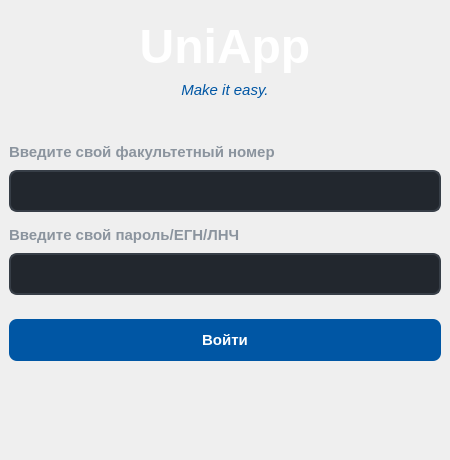
<?xml version="1.0" encoding="UTF-8"?>
<ui version="4.0">
 <class>LoginWindow</class>
 <widget class="QMainWindow" name="LoginWindow">
  <property name="geometry">
   <rect>
    <x>0</x>
    <y>0</y>
    <width>450</width>
    <height>450</height>
   </rect>
  </property>
  <property name="sizePolicy">
   <sizepolicy hsizetype="Fixed" vsizetype="Fixed">
    <horstretch>0</horstretch>
    <verstretch>0</verstretch>
   </sizepolicy>
  </property>
  <property name="windowTitle">
   <string>UniApp</string>
  </property>
  <property name="styleSheet">
   <string notr="true">QWidget#centralWidget {
    background-color: #1C2128;
}

QLabel#label {
    color: #FFFFFF;
    font-family: &quot;Segoe UI&quot;, sans-serif;
    font-size: 36px;
    font-weight: 800;
}

QLabel#label_4 {
    color: #0056A4;
    font-family: &quot;Segoe UI&quot;, sans-serif;
    font-size: 16px;
    font-style: italic;
}

QLabel#label_3, QLabel#label_2 {
    color: #8B949E;
    font-family: &quot;Segoe UI&quot;, sans-serif;
    font-size: 13px;
    font-weight: 600;
}

QLineEdit {
    background-color: #22272E;
    color: #FFFFFF;
    font-family: &quot;Segoe UI&quot;, sans-serif;
    font-size: 14px;
    padding: 10px 14px;
    border: 2px solid #373E47;
    border-radius: 8px;
}

QLineEdit:focus {
    border: 2px solid #0056A4;
    background-color: #282E36;
}

QPushButton {
    background-color: #0056A4;
    color: #FFFFFF;
    font-family: &quot;Segoe UI&quot;, sans-serif;
    font-size: 15px;
    font-weight: bold;
    border: none;
    border-radius: 8px;
    padding: 12px;
}

QPushButton:hover {
    background-color: #0068C6;
}

QPushButton:pressed {
    background-color: #004482;
}</string>
  </property>
  <widget class="QWidget" name="centralwidget">
   <layout class="QVBoxLayout" name="verticalLayout_2">
    <item>
     <layout class="QVBoxLayout" name="verticalLayout">
      <property name="spacing">
       <number>4</number>
      </property>
      <property name="sizeConstraint">
       <enum>QLayout::SizeConstraint::SetFixedSize</enum>
      </property>
      <item>
       <spacer name="verticalSpacer">
        <property name="orientation">
         <enum>Qt::Orientation::Vertical</enum>
        </property>
        <property name="sizeType">
         <enum>QSizePolicy::Policy::Fixed</enum>
        </property>
        <property name="sizeHint" stdset="0">
         <size>
          <width>20</width>
          <height>10</height>
         </size>
        </property>
       </spacer>
      </item>
      <item>
       <widget class="QLabel" name="label">
        <property name="text">
         <string>&lt;html&gt;&lt;head/&gt;&lt;body&gt;&lt;p align=&quot;center&quot;&gt;&lt;span style=&quot; font-size:36pt; font-weight:700;&quot;&gt;UniApp&lt;/span&gt;&lt;/p&gt;&lt;/body&gt;&lt;/html&gt;</string>
        </property>
        <property name="alignment">
         <set>Qt::AlignmentFlag::AlignHCenter|Qt::AlignmentFlag::AlignTop</set>
        </property>
       </widget>
      </item>
      <item>
       <spacer name="verticalSpacer_4">
        <property name="orientation">
         <enum>Qt::Orientation::Vertical</enum>
        </property>
        <property name="sizeType">
         <enum>QSizePolicy::Policy::Fixed</enum>
        </property>
        <property name="sizeHint" stdset="0">
         <size>
          <width>20</width>
          <height>3</height>
         </size>
        </property>
       </spacer>
      </item>
      <item>
       <widget class="QLabel" name="label_4">
        <property name="text">
         <string>&lt;html&gt;&lt;head/&gt;&lt;body&gt;&lt;p align=&quot;center&quot;&gt;&lt;span style=&quot; font-size:11pt; font-style:italic;&quot;&gt;Make it easy.&lt;/span&gt;&lt;/p&gt;&lt;/body&gt;&lt;/html&gt;</string>
        </property>
       </widget>
      </item>
      <item>
       <spacer name="verticalSpacer_8">
        <property name="orientation">
         <enum>Qt::Orientation::Vertical</enum>
        </property>
        <property name="sizeType">
         <enum>QSizePolicy::Policy::Fixed</enum>
        </property>
        <property name="sizeHint" stdset="0">
         <size>
          <width>20</width>
          <height>40</height>
         </size>
        </property>
       </spacer>
      </item>
      <item>
       <widget class="QLabel" name="label_2">
        <property name="text">
         <string>&lt;html&gt;&lt;head/&gt;&lt;body&gt;&lt;p&gt;&lt;span style=&quot; font-size:11pt;&quot;&gt;Введите свой факультетный номер&lt;/span&gt;&lt;/p&gt;&lt;/body&gt;&lt;/html&gt;</string>
        </property>
       </widget>
      </item>
      <item>
       <spacer name="verticalSpacer_7">
        <property name="orientation">
         <enum>Qt::Orientation::Vertical</enum>
        </property>
        <property name="sizeType">
         <enum>QSizePolicy::Policy::Fixed</enum>
        </property>
        <property name="sizeHint" stdset="0">
         <size>
          <width>20</width>
          <height>5</height>
         </size>
        </property>
       </spacer>
      </item>
      <item>
       <widget class="QLineEdit" name="lineEdit"/>
      </item>
      <item>
       <spacer name="verticalSpacer_5">
        <property name="orientation">
         <enum>Qt::Orientation::Vertical</enum>
        </property>
        <property name="sizeType">
         <enum>QSizePolicy::Policy::Fixed</enum>
        </property>
        <property name="sizeHint" stdset="0">
         <size>
          <width>20</width>
          <height>10</height>
         </size>
        </property>
       </spacer>
      </item>
      <item>
       <widget class="QLabel" name="label_3">
        <property name="text">
         <string>&lt;html&gt;&lt;head/&gt;&lt;body&gt;&lt;p&gt;&lt;span style=&quot; font-size:11pt;&quot;&gt;Введите свой пароль/ЕГН/ЛНЧ&lt;/span&gt;&lt;/p&gt;&lt;/body&gt;&lt;/html&gt;</string>
        </property>
       </widget>
      </item>
      <item>
       <spacer name="verticalSpacer_6">
        <property name="orientation">
         <enum>Qt::Orientation::Vertical</enum>
        </property>
        <property name="sizeType">
         <enum>QSizePolicy::Policy::Fixed</enum>
        </property>
        <property name="sizeHint" stdset="0">
         <size>
          <width>20</width>
          <height>5</height>
         </size>
        </property>
       </spacer>
      </item>
      <item>
       <widget class="QLineEdit" name="lineEdit_2"/>
      </item>
      <item>
       <spacer name="verticalSpacer_2">
        <property name="orientation">
         <enum>Qt::Orientation::Vertical</enum>
        </property>
        <property name="sizeType">
         <enum>QSizePolicy::Policy::Fixed</enum>
        </property>
        <property name="sizeHint" stdset="0">
         <size>
          <width>20</width>
          <height>20</height>
         </size>
        </property>
       </spacer>
      </item>
      <item>
       <widget class="QPushButton" name="pushButton">
        <property name="sizePolicy">
         <sizepolicy hsizetype="Minimum" vsizetype="Fixed">
          <horstretch>0</horstretch>
          <verstretch>0</verstretch>
         </sizepolicy>
        </property>
        <property name="text">
         <string>Войти</string>
        </property>
       </widget>
      </item>
      <item>
       <spacer name="verticalSpacer_3">
        <property name="orientation">
         <enum>Qt::Orientation::Vertical</enum>
        </property>
        <property name="sizeType">
         <enum>QSizePolicy::Policy::Fixed</enum>
        </property>
        <property name="sizeHint" stdset="0">
         <size>
          <width>20</width>
          <height>90</height>
         </size>
        </property>
       </spacer>
      </item>
     </layout>
    </item>
   </layout>
  </widget>
 </widget>
 <resources/>
 <connections>
  <connection>
   <sender>pushButton</sender>
   <signal>clicked()</signal>
   <receiver>LoginWindow</receiver>
   <slot>onLoginButtonClicked()</slot>
   <hints>
    <hint type="sourcelabel">
     <x>209</x>
     <y>298</y>
    </hint>
    <hint type="destinationlabel">
     <x>201</x>
     <y>345</y>
    </hint>
   </hints>
  </connection>
 </connections>
 <slots>
  <slot>onLoginButtonClicked()</slot>
 </slots>
</ui>
